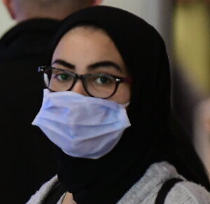
#> input picture TestImages/10.PNG, 210 x 204 px; its folder holds only this picture in this run
$ jupyter execute ResizeImages.ipynb
#> lines starting #> are read from the running program, lines starting #| are printed output that depends on the picture
[cell 1]
import cv2
import os
import numpy as np

#This module resizes image from a given directory to 100*100 pixels and writes all images to given directory
count=0

for path, subdirnames, filenames in os.walk("testImages"):

    for filename in filenames:
        if filename.startswith("."):
            print("Skipping File:",filename)#Skipping files that startwith .
            continue
        img_path=os.path.join(path, filename)#fetching image path
        print("img_path",img_path)
        id=os.path.basename(path)#fetching subdirectory names
        img = cv2.imread(img_path)
#> img is the input picture: shape (204, 210, 3); mean B, G, R 53.8, 56, 61.2
        if img is None:
            print("Image not loaded properly")
            continue
        resized_image = cv2.resize(img, (100, 100))
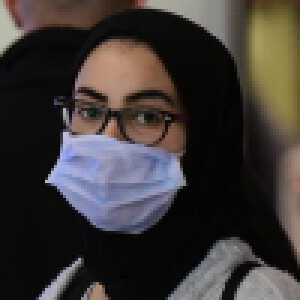
#> resized_image: shape (100, 100, 3) (shown 3 times larger); mean B, G, R 53.7, 55.9, 61.1
        new_path="resizedTrainingImages"+"/"+str(id)
        print("desired path is",os.path.join(new_path, "frame%d.jpg" % count))#write all images to resizedTrainingImages/id directory
        cv2.imwrite(os.path.join(new_path, "frame%d.jpg" % count),resized_image)
        count += 1


$ run again, on TestImages/104.PNG
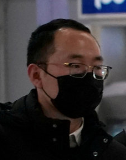
#> input picture TestImages/104.PNG, 126 x 160 px
#> img is the input picture: shape (160, 126, 3); mean B, G, R 53.3, 51.1, 56.1
#> `resized_image = cv2.resize(img, (100, 100))`:
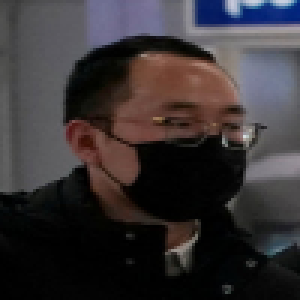
#> resized_image: shape (100, 100, 3) (shown 3 times larger); mean B, G, R 53.2, 51, 56

$ run again, on TestImages/106.PNG
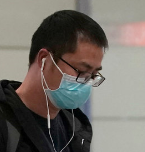
#> input picture TestImages/106.PNG, 145 x 152 px
#> img is the input picture: shape (152, 145, 3); mean B, G, R 102.4, 108.9, 114.3
#> `resized_image = cv2.resize(img, (100, 100))`:
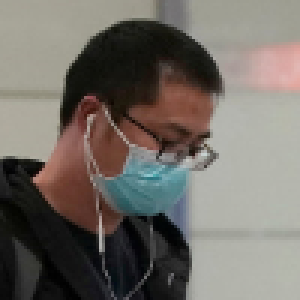
#> resized_image: shape (100, 100, 3) (shown 3 times larger); mean B, G, R 102.3, 108.8, 114.2

$ run again, on TestImages/107.PNG
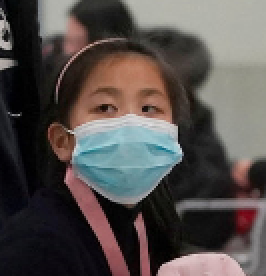
#> input picture TestImages/107.PNG, 133 x 138 px (shown 2 times larger)
#> img is the input picture: shape (138, 133, 3); mean B, G, R 76.1, 78.4, 84.4
#> `resized_image = cv2.resize(img, (100, 100))`:
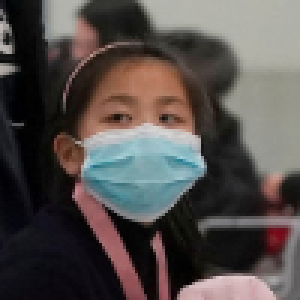
#> resized_image: shape (100, 100, 3) (shown 3 times larger); mean B, G, R 76, 78.3, 84.3

$ run again, on TestImages/100.PNG
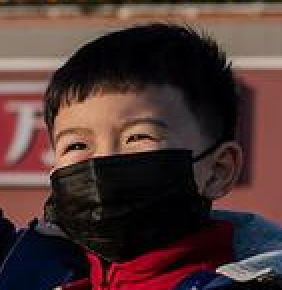
#> input picture TestImages/100.PNG, 141 x 145 px (shown 2 times larger)
#> img is the input picture: shape (145, 141, 3); mean B, G, R 50.9, 53.3, 76.8
#> `resized_image = cv2.resize(img, (100, 100))`:
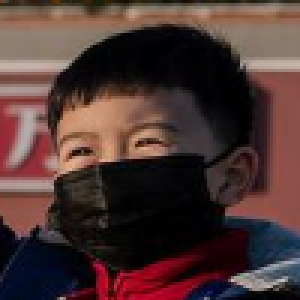
#> resized_image: shape (100, 100, 3) (shown 3 times larger); mean B, G, R 50.8, 53.2, 76.7
